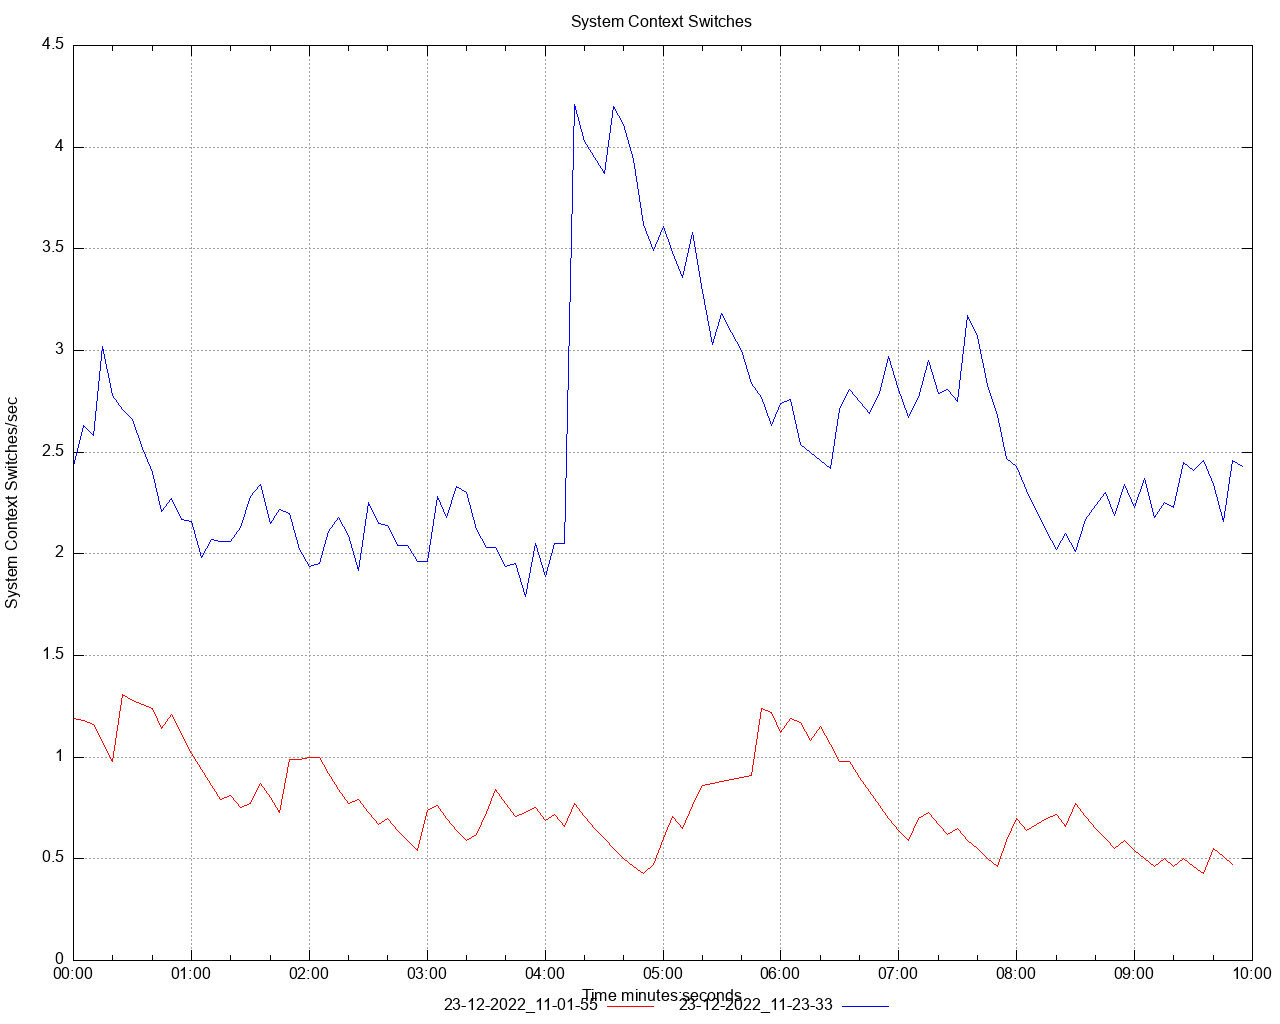

Recreate this plot in gnuplot.
set title 'System Context Switches' noenhanced
set style data lines
set datafile separator ","
set terminal png size 1280,1024
set grid
set key below
set xdata time
set timefmt "%s"
offset = 0
t0(x)=(offset=($0==0) ? x : offset, x - offset)
set xlabel 'Time minutes:seconds'
set ylabel 'System Context Switches/sec'
set output '/Users/ahmet.mircik/Workspace/python/hazelcast-simulator/offload-benchmarks/report/dstat/system_context_switches_A3.png'
plot \
   '/Users/ahmet.mircik/Workspace/python/hazelcast-simulator/offload-benchmarks/report/data/system_context_switches_A3_1.data' using (t0(timecolumn(1))):2 title "23-12-2022_11-01-55" noenhanced lt rgb "red", \
   '/Users/ahmet.mircik/Workspace/python/hazelcast-simulator/offload-benchmarks/report/data/system_context_switches_A3_2.data' using (t0(timecolumn(1))):2 title "23-12-2022_11-23-33" noenhanced lt rgb "blue", \
